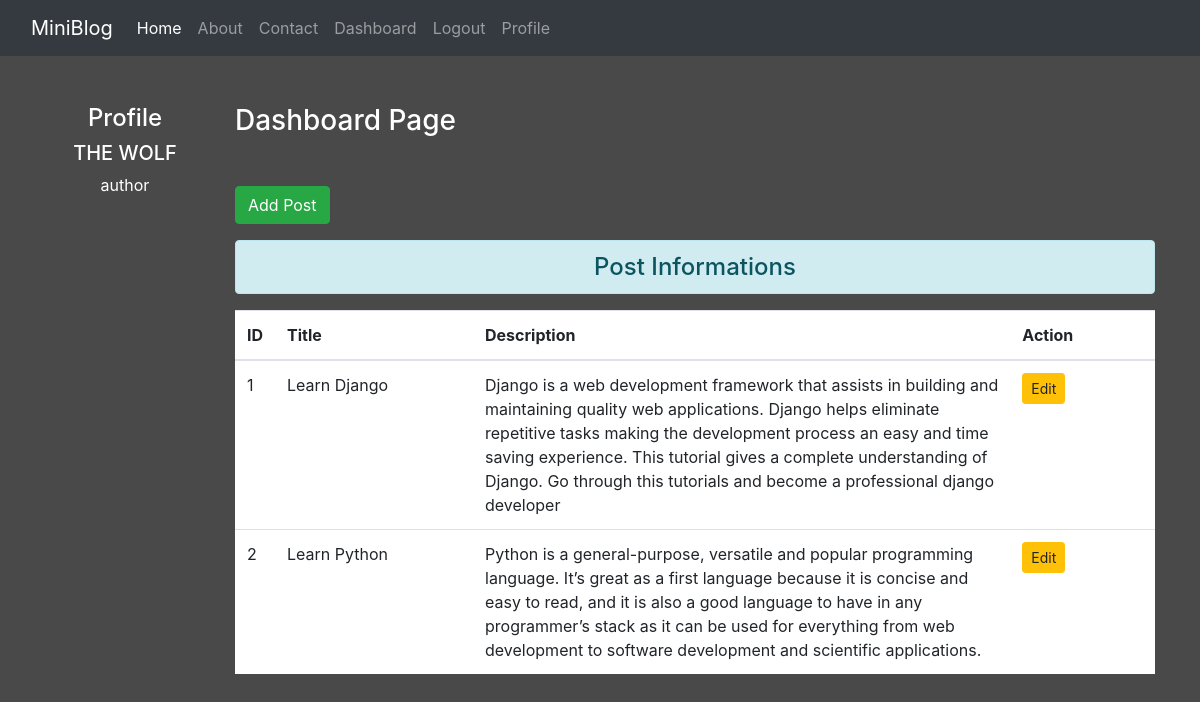
Screenshot of /dashboard/ (signed in) with the database file from the repository.
### Blog/models.py (models this page shows)
class Post(models.Model):
    title = models.CharField(max_length=150)
    desc = models.TextField()

### Blog/views.py (the view)
# urls.py: path('dashboard/', views.Dashboard, name='dashboard'),
def Dashboard(request):
    if request.user.is_authenticated:
        posts = Post.objects.all()
        user = request.user
        fullname = user.get_full_name()
        gps = user.groups.all()
        return render(request, 'blog/dashboard.html', {'posts':posts, 'name':fullname,'groups':gps})
    else:
        messages.warning(request, 'You are not logged in. Please login')
        return redirect('login')

### Blog/templates/blog/dashboard.html (shortened to what this page needs)
{% extends 'blog/base.html' %}
{% block side %}
    <div class="col-sm-2 text-center text-white my-5">
        <h4>Profile</h4>
        <h5>{{name}}</h5>
        {% for group in groups%}
            <p>{{group}}</p>
        {% endfor %}
    </div>
{% endblock side %}
{% block content %}
    <div class="col-sm-10">
        <h3 class="text-white my-5">Dashboard Page</h3>
        <a href="{% url 'addpost' %}" class="btn btn-success">Add Post</a>
        <h4 class="text-center alert alert-info mt-3">Post Informations</h4>
        {% if posts%}
        <table class="table table-hover bg-white">
            <thead>
                <tr>
                    <th scope="col" style="width:2%">ID</th>
                    <th scope="col" style="width:22%">Title</th>
                    <th scope="col" style="width:60%">Description</th>
                    <th scope="col" style="width:16%">Action</th>
                </tr>
            </thead>
            <tbody>
                {% for post in posts%}
                    <tr>
                        <td>{{post.id}}</td>
                        <td>{{post.title}}</td>
                        <td>{{post.desc}}</td>
                        <td>
                            <a href="{% url 'editpost' post.id %}" class="btn btn-warning btn-sm">Edit</a>
                        </td>
                    </tr>
                {% endfor %}
            </tbody>
        </table>
        {% else %}
            <h4 class="text-center alert alert-warning">No records found</h4>
        {% endif %}
    </div>
{% endblock content %}

### Blog/templates/blog/base.html (shortened to what this page needs)
<!DOCTYPE html>
{% load static %}
<html lang="en">
<head>
    <link rel="stylesheet" href="{% static 'blog/css/all.min.css' %}">
    <link rel="stylesheet" href="{% static 'blog/css/bootstrap.min.css' %}">
    <link rel="stylesheet" href="{% static 'blog/css/style.css' %}">
</head>
</head>
<body>
    <div class="container-fluid bg-dark">
        {% include 'blog/navbar.html' %}
    </div>
    <div class="container">
        <div class="row">
            {% block side %}
            {% endblock side %}
            {% block content %}
            {% endblock content %}
        </div>
        </div>
</body>
</html>

### Blog/templates/blog/navbar.html (shortened to what this page needs)
<nav class="navbar navbar-expand-lg navbar-dark bg-dark">
  <a class="navbar-brand" href="#">MiniBlog</a>
  <div class="collapse navbar-collapse" id="navbarNav">
    <ul class="navbar-nav">
      <li class="nav-item active">
        <a class="nav-link" href="{% url 'home' %}">Home <span class="sr-only">(current)</span></a>
      </li>
      <li class="nav-item">
        <a class="nav-link" href=" {% url 'about' %} ">About</a>
      </li>
      <li class="nav-item">
        <a class="nav-link" href="{% url 'contact' %}">Contact</a>
      </li>
      {% if request.user.is_authenticated%}
        <li class="nav-item">
          <a class="nav-link" href="{% url 'dashboard' %}">Dashboard</a>
        </li>
        <li class="nav-item">
          <a class="nav-link" href="{% url 'logout' %}">Logout</a>
        </li>
        <li class="nav-item">
          <a class="nav-link" href="{% url 'profile' %}">Profile</a>
        </li>
      {% endif %}
    </ul>
  </div>
</nav>

### Blog/static/blog/css/style.css (style rules this page uses)
body { background-color: rgb(74, 73, 73); color: antiquewhite; }

### rows the page displays
Post: id "1", title "Learn Django", desc "Django is a web development framework that assists in building and maintaining quality web applications. Django helps eliminate repetitive tasks making the development process an easy and time saving experience. This tutorial gives a complete understanding of Django. Go through this tutorials and become a professional django developer"
Post: id "2", title "Learn Python", desc "Python is a general-purpose, versatile and popular programming language. It’s great as a first language because it is concise and easy to read, and it is also a good language to have in any programmer’s stack as it can be used for everything from web development to software development and scientific applications."

### other values shown
{{ name }} "THE WOLF"
{{ group }} "author"
